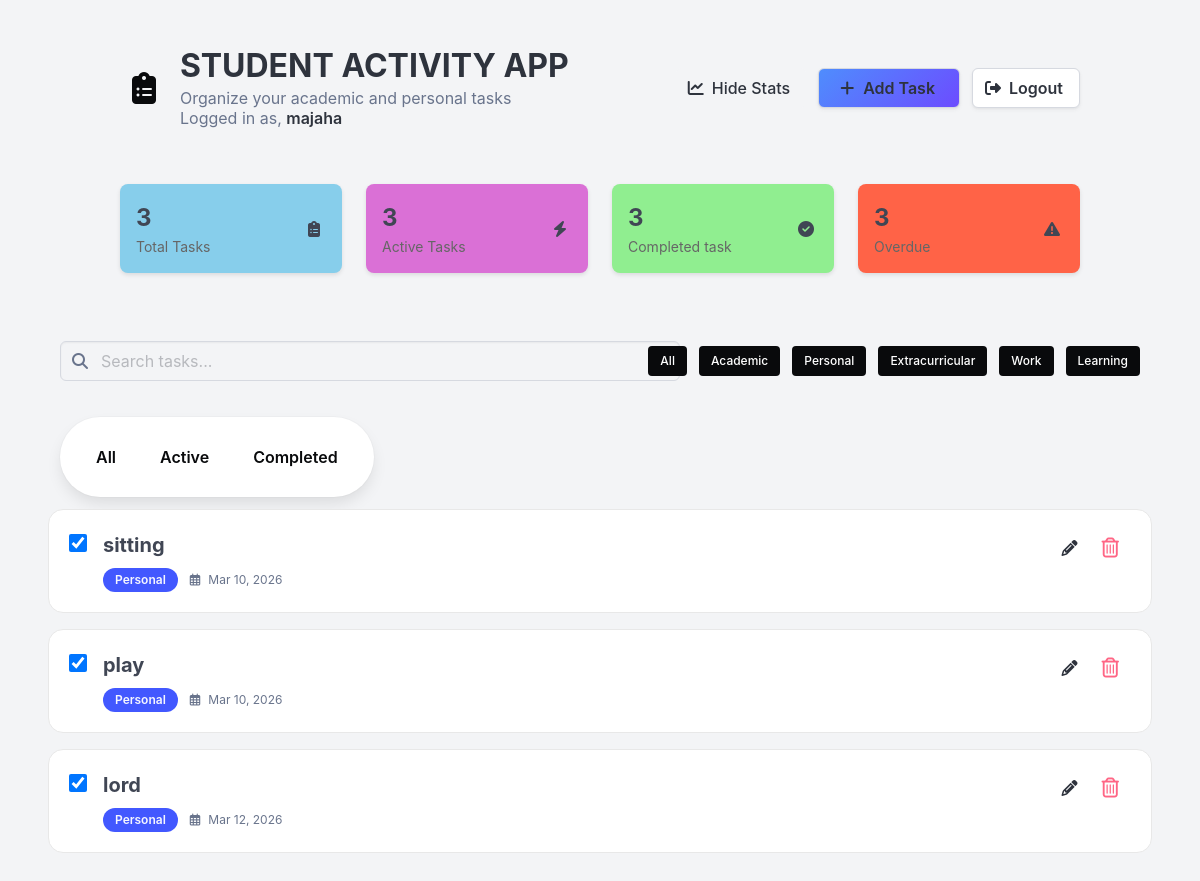
Page / (signed in) on the earlier database version.
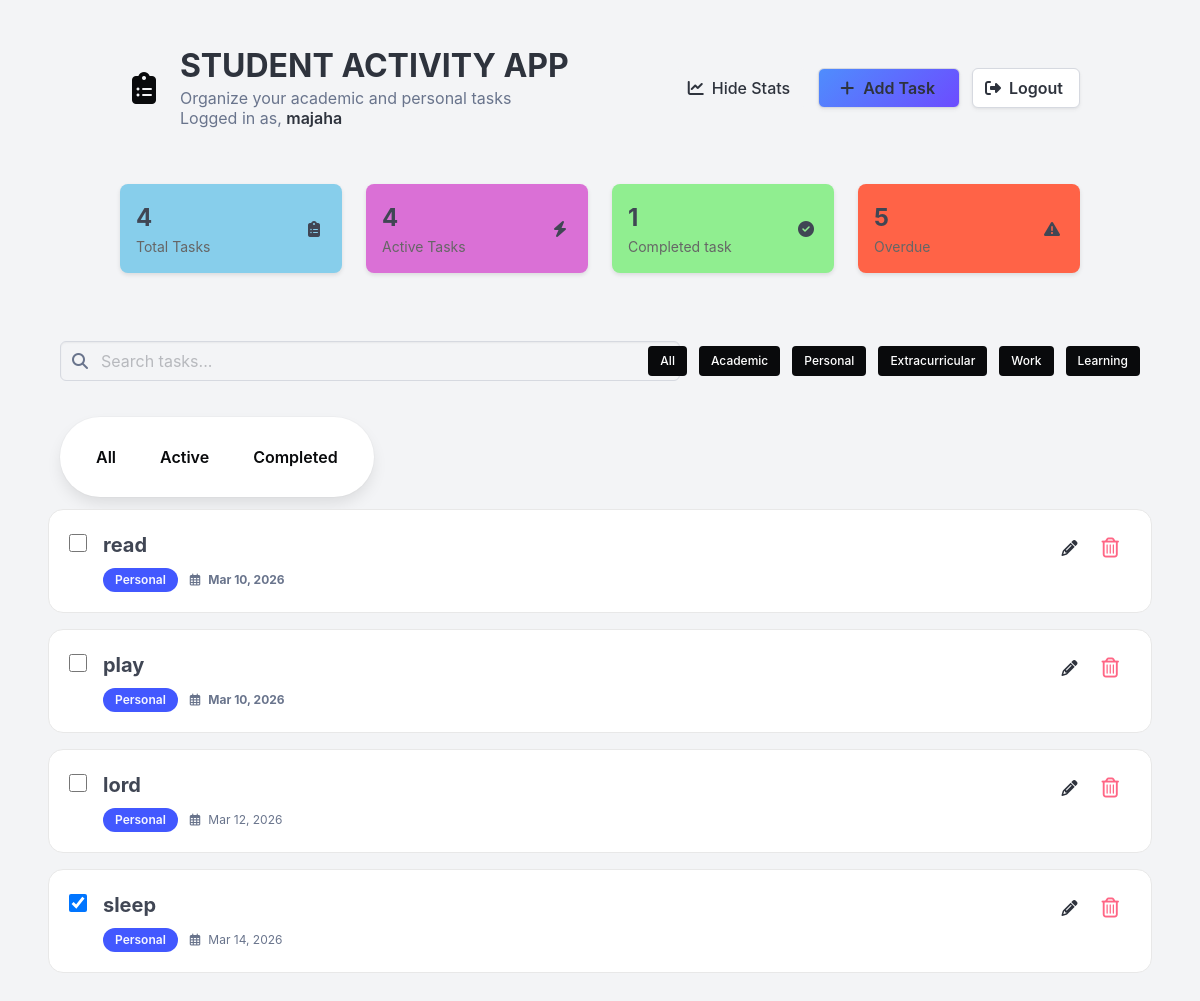
Same page on the later database version.
### app/model/model.py (models this page shows, shortened)
class User(db.Model, UserMixin):
    __tablename__ = "users"
    id: Mapped[int] = mapped_column(primary_key=True)
    username: Mapped[str] = mapped_column(nullable=False, unique=True)
    password: Mapped[str] = mapped_column(nullable=False)
    email: Mapped[str] = mapped_column(nullable=False)

class Task(db.Model):
    __tablename__ = "tasks"
    id: Mapped[int] = mapped_column(primary_key=True)
    task: Mapped[str] = mapped_column(nullable=False)
    user_id: Mapped[int | None] = mapped_column(ForeignKey("users.id"))
    completed: Mapped[bool] = mapped_column(default=False)
    category_id: Mapped[int | None] = mapped_column(
        ForeignKey("categories.id"), nullable=True
    )
    deadline: Mapped[datetime | None] = mapped_column(DateTime, nullable=True)
    notes: Mapped[str | None] = mapped_column(String, nullable=True)
    category = relationship("Category", back_populates="tasks")
    user: Mapped["User"] = relationship("User", backref="tasks")

class Category(db.Model):
    __tablename__ = "categories"
    id: Mapped[int] = mapped_column(primary_key=True)
    cat_name: Mapped[str] = mapped_column(nullable=False)
    user_id: Mapped[int | None] = mapped_column(ForeignKey("users.id"))
    tasks = relationship("Task", back_populates="category")

### app/routes/route.py (the view)
@main.route("/")
@login_required
def index():
    tasks = Task.query.filter_by(
        user_id=current_user.id
    ).all()  # get tasks from database
    completed = Task.query.filter_by(completed=True).count()  # count completed tasks
    overdue_tasks = Task.query.filter(
        Task.completed.is_(False), Task.deadline < datetime.today()
    ).count()
    return render_template(
        "index.html",
        user=current_user,
        tasks=tasks,
        completed=completed,
        overdue_tasks=overdue_tasks,
        now=datetime.today(),
    )

### app/__init__.py (called while the page is built)
def create_app():
    app = Flask(__name__)
    app.config["SQLALCHEMY_DATABASE_URI"] = "sqlite:///student.db"
    app.config["SECRET_KEY"] = "secret"
    app.config["SQLALCHEMY_TRACK_MODIFICATIONS"] = False
    db.init_app(app)
    login_manager.init_app(app)
    migrate.init_app(app, db)
    login_manager.login_view = "auth.login"
    app.register_blueprint(auth_bp)
    app.register_blueprint(main)
    app.register_blueprint(cat_bp, url_prefix="/category")
    from .model import User
    @login_manager.user_loader
    def load_user(user_id):
        return db.session.get(User, int(user_id))
    return app

### app/templates/index.html
{%extends 'base.html'%} {%include 'navbar.html'%} {%include 'main.html'%}
{%block content%}
<div class="columns is-vcentered mt-2 px-3">
    <div class="column is-7">{% include 'search.html' %}</div>
    <div class="column is-5">{% include 'category.html' %}</div>
</div>
<div class="column is-5">
    <div
        class="box is-flex is-align-items-center"
        style="border-radius: 999px; width: fit-content"
    >
        {% include 'status.html' %}
    </div>
</div>
{% include 'add_tasks.html' %} {% endblock %}

### app/templates/base.html (shortened to what this page needs)
<!doctype html>
<html>
    <head>
        <link
            rel="stylesheet"
            href="https://cdn.jsdelivr.net/npm/bulma@1.0.4/css/bulma.min.css"
        />
        <link
            rel="stylesheet"
            href="https://cdnjs.cloudflare.com/ajax/libs/font-awesome/6.5.1/css/all.min.css"
        />
    </head>
    <body class="has-background-light">
        <section class="section">{% block content %} {% endblock %}</section>
    </body>
</html>

### app/templates/navbar.html (shortened to what this page needs)
{%extends 'base.html'%}{%block content%}
<div class="container">
    <nav class="level">
        <div class="left-left">
            <div class="level-item">
                <span class="icon is-large has-text-black mr-3">
                    <i class="fas fa-clipboard-list fa-2x"></i>
                </span>
                <div>
                    <h1 class="title is-3 has-text-weight-bold mb-0">
                        STUDENT ACTIVITY APP
                    </h1>
                    <p class="subtitle is-6 has-text-grey mt-1">
                        Organize your academic and personal tasks {%if
                        current_user.is_authenticated %}
                        <br />
                        Logged in as,
                        <strong>{{ current_user.username }}</strong>
                        {% endif %}
                    </p>
                </div>
            </div>
        </div>
        <div class="level-right">
            <div class="level-item buttons">
                <button class="button stats-btn is-light is-rectangle px-4">
                    <span class="icon">
                        <i class="fas fa-chart-line"></i>
                    </span>
                    <span>Hide Stats</span>
                </button>
                <a
                    href="{{ url_for('main.task') }}"
                    class="button add-task-btn is-rectangle px-5"
                >
                    <span class="icon">
                        <i class="fas fa-plus"></i>
                    </span>
                    <span class="has-text-weight-semibold">Add Task</span>
                </a>
                <a
                    href="{{ url_for('auth.logout') }}"
                    class="button log-out-btn is-rectangle px-4"
                >
                    <span class="icon">
                        <i class="fas fa-sign-out-alt"></i>
                    </span>
                    <span class="has-text-weight-semibold">Logout</span>
                </a>
            </div>
        </div>
        {%endblock%}

### app/templates/main.html (shortened to what this page needs)
<section class="container mt-2">
    <div class="columns is-mobile is-multiline">
        <div class="column is-3">
            <div class="stat-card blue">
                <div>
                    <p class="stat-number">{{ tasks|length }}</p>
                    <p class="stat-text">Total Tasks</p>
                </div>
                <span class="icon">
                    <i class="fas fa-clipboard-list"></i>
                </span>
            </div>
        </div>
        <div class="column is-3">
            <div class="stat-card purple">
                <div>
                    <p class="stat-number">{{ tasks|length }}</p>
                    <p class="stat-text">Active Tasks</p>
                </div>
                <span class="icon">
                    <i class="fas fa-bolt"></i>
                </span>
            </div>
        </div>
        <div class="column is-3">
            <div class="stat-card green">
                <div>
                    <p class="stat-number">{{ completed }}</p>
                    <p class="stat-text">Completed task</p>
                </div>
                <span class="icon">
                    <i class="fas fa-check-circle"></i>
                </span>
            </div>
        </div>
        <div class="column is-3">
            <div class="stat-card red">
                <div>
                    <p class="stat-number">{{ overdue_tasks }}</p>
                    <p class="stat-text">Overdue</p>
                </div>
                <span class="icon">
                    <i class="fas fa-exclamation-triangle"></i>
                </span>
            </div>
        </div>
    </div>
</section>

### app/templates/search.html (shortened to what this page needs)
<div class="field">
    <div class="control has-icons-left">
        <input
            class="input is-rectangle has-background-light"
            type="text"
            name="search"
            placeholder="Search tasks..."
            hx-get="{{ url_for('main.search') }}"
            hx-trigger="keyup changed delay:300ms"
            hx-target="#task-results"
            hx-swap="innerHTML"
        />
        <span class="icon is-left has-text-grey">
        </span>
    </div>
</div>

### app/templates/category.html
<div class="container">
    <div class="level-right">
        <div class="level-item">
            <div class="buttons">
                <a href="#" class="button is-black is-small"> All </a>
                <a href="#" class="button is-black is-small"> Academic </a>
                <a href="#" class="button is-black is-small"> Personal </a>
                <a href="#" class="button is-black is-small">
                    Extracurricular
                </a>
                <a href="#" class="button is-black is-small">Work</a>
                <a href="#" class="button is-black is-small">Learning</a>
            </div>
        </div>
    </div>
</div>

### app/templates/status.html
<div class="container">
    <div class="buttons is-right">
        <button
            class="button is-white is-rounded px-4 has-text-weight-semibold"
        >
            All
        </button>
        <button
            class="button is-white is-rounded px-4 has-text-weight-semibold"
        >
            Active
        </button>
        <button
            class="button is-white is-rounded px-4 has-text-weight-semibold"
        >
            Completed
        </button>
    </div>
</div>

### app/templates/add_tasks.html (shortened to what this page needs)
<div id="tasks-container">
    {% for task in tasks %}
    <div
        class="box is-shadowless mb-4"
        style="border: 1px solid #e8e8e8; border-radius: 15px; padding: 1.25rem"
    >
        <div
            class="is-flex is-justify-content-space-between is-align-items-start"
        >
            <div class="is-flex is-align-items-start">
                <div class="mr-4 mt-1">
                    <input
                        type="checkbox"
                        name="completed"
                        class="is-clickable"
                        style="width: 18px; height: 18px; cursor: pointer; border-radius: 4px;"
                        {% if task.completed %} checked {% endif %}
                        hx-post="{{ url_for('main.toggle', task_id=task.id) }}"
                        hx-swap="none"
                        hx-trigger="change"
                    />
                </div>
                <div>
                    <h3 class="has-text-weight-bold is-dark is-size-5 mb-2">
                        {{ task.task }}
                    </h3>
                    <div class="is-flex is-align-items-center">
                        <span
                            class="tag is-link is-rounded has-text-weight-semibold mr-3 px-3"
                        >
                            {{ task.category.cat_name if task.category else
                            'Uncategorized' }}
                        </span>
                        <span
                            class="has-text-grey is-size-7 is-flex is-align-items-center
                            {% if task.deadline and not task.completed and task.deadline < now %}
                                has-text-danger has-text-weight-bold
                            {% endif %}"
                        >
                            <i class="far fa-calendar-alt mr-2"></i>
                            {{ task.deadline.strftime('%b %d, %Y') if task.deadline else 'No deadline' }}
                        </span>
                    </div>
                </div>
            </div>
            <div class="is-flex">
                <a href="{{ url_for('main.update_task', task_id=task.id) }}"
                <button class="button is-white has-text-dark p-2 mx-1">
                    <i class="fa-solid fa-pencil is-size-6"></i>
                </a>
                <form action="{{ url_for('main.delete', task_id=task.id) }}" method="POST">
                    <button type="submit" class="button is-white has-text-danger p-2 mx-1">
                        <i class="fa-regular fa-trash-can is-size-5"></i>
                    </button>
                </form>
            </div>
        </div>
    </div>
    {% endfor %}
</div>

### app/templates/navbar.html (style rules this page uses)
.add-task-btn { background: linear-gradient(135deg, #4f8dfd, #6c4cff); color: white; border: none; }
.log-out-btn { background: linear-gradient(135deg, #ffffff); color: white; border: none; }
.stats-btn { background: linear-gradient(135deg, #ffffff); color: white; border: none; }

### app/templates/main.html (style rules this page uses)
.stat-card { display: flex; align-items: center; justify-content: space-between; padding: 1rem; border-radius: 0.5rem; box-shadow: 0 2px 4px rgba(0, 0, 0, 0.1); }
.stat-number { font-size: 1.5rem; font-weight: bold; }
.stat-text { font-size: 0.875rem; color: #666; }
.blue { background-color: #87ceeb; }
.purple { background-color: #da70d6; }
.green { background-color: #90ee90; }
.red { background-color: #ff6347; }

Differences in the rows shown:
changed Task: completed "☑" → "☐"; task "sitting" → "read"
changed Task "play": completed "☑" → "☐"
changed Task "lord": completed "☑" → "☐"
added Task: completed "☑", task "sleep", category "Personal", deadline "Mar 14, 2026"
Other differences:
{{ tasks|length }}: "3" → "4"
{{ completed }}: "3" → "1"
{{ overdue_tasks }}: "3" → "5"
